Frame 1 (no input): blank canvas, image omitted
Frame 60 (the mouse pressed at the canvas centre just before this capture): blank canvas, image omitted
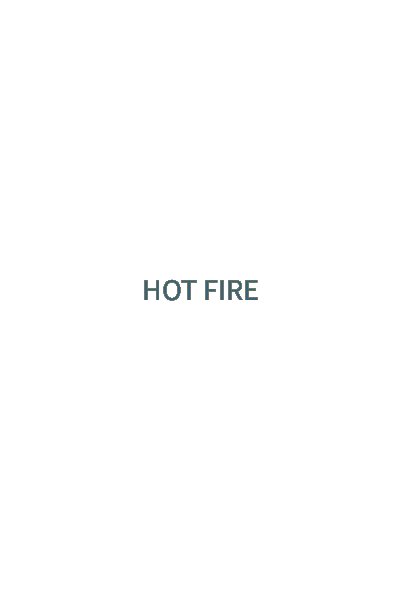
Frame 120 (the mouse held since frame 60 and released just before this capture)

The Processing sketch whose frames 1 and 60 were blank and that drew this single picture after the mouse press (run headless with seeded random() and noise(); from frame 60 on, the mouse is pressed at the canvas centre):

// Processing sketch: processing_62366
// ── processing_62366.pde

void setup()
{
  size(400, 600);
  background(255, 255, 255);
  smooth();
  frameRate(60);

}

 

void draw()
{
 fill (random (255), random (255),random(255));
 textSize(34);
 textSize(mouseY/10);
 textAlign( CENTER);
 text("HOT FIRE",mouseX, mouseY);
 
 
 //noLoop();

}
